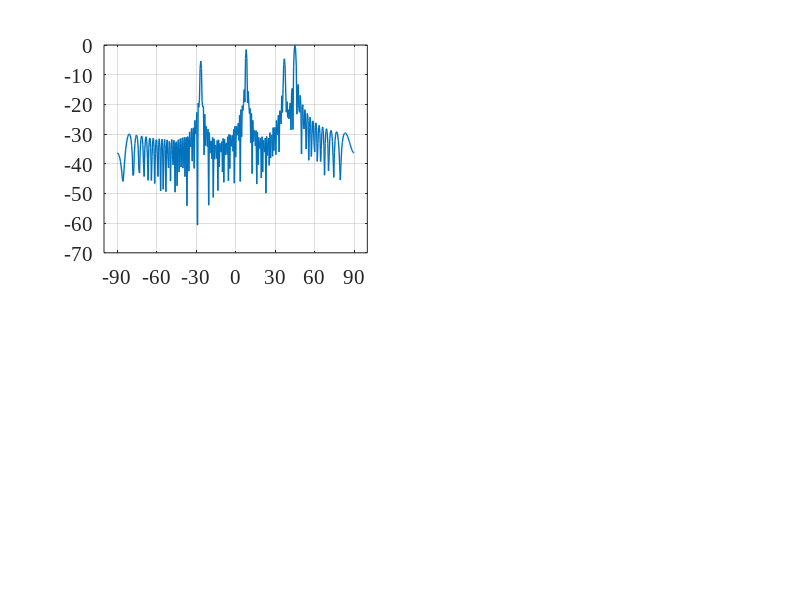

MATLAB code for this plot: (Note: this script raises an error after producing the figure.)
close all   % close all windows
clear       % clear workspace
clc         % clear command window
f=300e6;    %carrier frequency (Hz)
n=100;       %number of array elements
l=0.04*3e8/f;    %wave length (m)
sa=361;     %sampling
d=l/2;
p=0:d:d*(n-1);
angle=[-90,90];
angle_m=[-26.5 8 37 45
        -56.5 0 45 51.5
        -45 -4.5 23 39
        -51.5 -16 0 26.5];
Rat=[sqrt(1235.3) sqrt(3006.6) sqrt(1475.2) sqrt(4282.9)
    sqrt(1508.8) sqrt(2879.3) sqrt(935.6) sqrt(4676.3)
    sqrt(1852.5) sqrt(3224.9) sqrt(1110.7) sqrt(3811.8)
    sqrt(2590.2) sqrt(3409.3) sqrt(1042.8 ) sqrt(2957.7)]'; %ratio
s_m=size(angle_m,2);
theta_list = linspace(angle(1, 1), angle(1, 2), 361);
steering_matrixe=exp(-1j*p'*2*pi/l*sin(theta_list*pi/180));
for i=1:4
    m_steering(:,:,i)=exp(-1j*p'*2*pi/l*sin(angle_m(i,:)*pi/180));
    R=[m_steering(:,:,i)] * [m_steering(:,:,i)]'+eye(100);
    RRR=det(R);
    R_inv = pinv(R);
    C=[m_steering(:,:,i)];
    w(:,i)=R_inv*C/(C'*R_inv*C)*Rat(:,i);
end

for it = 1:sa
      a = steering_matrixe(:, it);
      bp1(1, it) = abs(w(:,1)' * a);
      bp2(1, it) = abs(w(:,2)' * a);
      bp3(1, it) = abs(w(:,3)' * a);
      bp4(1, it) = abs(w(:,4)' * a);
end
  % Normalize.
bp1 = 20 * log10(bp1 / max(bp1));
bp2 = 20 * log10(bp2 / max(bp2));
bp3 = 20 * log10(bp3 / max(bp3));
bp4 = 20 * log10(bp4 / max(bp4));

for i = 1:s_m
    gain_m1(1,i) = abs(w(:,1)' * (m_steering(:,i,1)*m_steering(:,i,1)')* w(:,1)) / abs(w(:,1)'*w(:,1));
end

for i = 1:s_m
     gain_m2(1,i) = abs(w(:,2)' * (m_steering(:,i,2)*m_steering(:,i,2)')* w(:,2)) / abs(w(:,2)'*w(:,2));
end

for i = 1:s_m
     gain_m3(1,i) = abs(w(:,3)' * (m_steering(:,i,3)*m_steering(:,i,3)')* w(:,3)) / abs(w(:,3)'*w(:,3));
end

for i = 1:s_m
     gain_m4(1,i) = abs(w(:,4)' * (m_steering(:,i,4)*m_steering(:,i,4)')* w(:,4)) / abs(w(:,4)'*w(:,4));
end
gain=[gain_m1;gain_m2;gain_m3;gain_m4];
disp(gain);

%%%%%画图
figure('position',[150,100,1000,750])%确定图片的位置和大小，[x y width height]

subplot(2,2,1);
plot(theta_list,bp1,'LineWidth',1);
grid on;
hold on;
delta = (angle(1, 2) - angle(1, 1)) / 6;
set(gca, 'xlim',[angle(1,1)-10, angle(1, 2)+10],'FontSize',15,'FontName','Times New Roman');
set(gca, 'xtick',angle(1, 1):delta: angle(1, 2),'FontSize',15,'FontName','Times New Roman'); 
%%%坐标
    DB11=bp1(angle_m(1,1)/0.5+181);
    DB11=roundn(DB11,-2); 
    plot(angle_m(1,1),DB11,'r*')
    text(angle_m(1,1)-10,DB11+4,[num2str(DB11)],'FontSize',10,'FontName','Times New Roman')

    DB12=bp1(angle_m(1,2)/0.5+181);
    DB12=roundn(DB12,-2); 
    plot(angle_m(1,2),DB12,'r*')
    text(angle_m(1,2)-8,DB12+4,[num2str(DB12)],'FontSize',10,'FontName','Times New Roman')

    DB13=bp1(angle_m(1,3)/0.5+181);
    DB13=roundn(DB13,-2); 
    plot(angle_m(1,3),DB13,'r*')
    text(angle_m(1,3)-12,DB13+4,[num2str(DB13)],'FontSize',10,'FontName','Times New Roman')

    DB14=bp1(angle_m(1,4)/0.5+181);
    DB14=roundn(DB14,-2); 
    plot(angle_m(1,4),DB14,'r*')
    text(angle_m(1,4)-2,DB14+4,[num2str(DB14)],'FontSize',10,'FontName','Times New Roman')

xlabel({'\fontname{宋体}\fontsize{20}方位角 (°)','\fontname{Times New Roman}\fontsize{20}(a)'});
ylabel('\fontname{宋体}\fontsize{20} 波束图 (dB)');
set(gca, 'YLim', [-60,7],'FontSize',19,'FontName','Times New Roman');


subplot(2,2,2);
plot(theta_list,bp2,'LineWidth',1);
grid on;
hold on;
delta = (angle(1, 2) - angle(1, 1)) / 6;
set(gca, 'xlim',[angle(1,1)-10, angle(1, 2)+10],'FontSize',15,'FontName','Times New Roman');
set(gca, 'xtick',angle(1, 1):delta: angle(1, 2),'FontSize',15,'FontName','Times New Roman');  

    DB21=bp2(angle_m(2,1)/0.5+181);
    DB21=roundn(DB21,-2); 
    plot(angle_m(2,1),DB21,'r*')
    text(angle_m(2,1)-10,DB21+4,[num2str(DB21)],'FontSize',10,'FontName','Times New Roman')

    DB22=bp2(angle_m(2,2)/0.5+181);
    DB22=roundn(DB22,-2); 
    plot(angle_m(2,2),DB22,'r*')
    text(angle_m(2,2)-10,DB22+4,[num2str(DB22)],'FontSize',10,'FontName','Times New Roman')

    DB23=bp2(angle_m(2,3)/0.5+181);
    DB23=roundn(DB23,-2); 
    plot(angle_m(2,3),DB23,'r*')
    text(angle_m(2,3)-14,DB23+4,[num2str(DB23)],'FontSize',10,'FontName','Times New Roman')

    DB24=bp2(angle_m(2,4)/0.5+181);
    DB24=roundn(DB24,-2); 
    plot(angle_m(2,4),DB24,'r*')
    text(angle_m(2,4)-2,DB24+4,[num2str(DB24)],'FontSize',10,'FontName','Times New Roman')

xlabel({'\fontname{宋体}\fontsize{20}方位角 (°)','\fontname{Times New Roman}\fontsize{20}(b)'});
ylabel('\fontname{宋体}\fontsize{20} 波束图 (dB)');
set(gca, 'YLim', [-60,7],'FontSize',19,'FontName','Times New Roman');


subplot(2,2,3);
plot(theta_list,bp3,'LineWidth',1);
grid on;
hold on;
delta = (angle(1, 2) - angle(1, 1)) / 6;
set(gca, 'xlim',[angle(1,1)-10, angle(1, 2)+10],'FontSize',15,'FontName','Times New Roman');
set(gca, 'xtick',angle(1, 1):delta: angle(1, 2),'FontSize',15,'FontName','Times New Roman');    

    DB31=bp3(angle_m(3,1)/0.5+181);
    DB31=roundn(DB31,-2); 
    plot(angle_m(3,1),DB31,'r*')
    text(angle_m(3,1)-8,DB31+4,[num2str(DB31)],'FontSize',10,'FontName','Times New Roman')

    DB32=bp3(angle_m(3,2)/0.5+181);
    DB32=roundn(DB32,-2); 
    plot(angle_m(3,2),DB32,'r*')
    text(angle_m(3,2)-8,DB32+4,[num2str(DB32)],'FontSize',10,'FontName','Times New Roman')

    DB33=bp3(angle_m(3,3)/0.5+181);
    DB33=roundn(DB33,-2); 
    plot(angle_m(3,3),DB33,'r*')
    text(angle_m(3,3)-10,DB33+4,[num2str(DB33)],'FontSize',10,'FontName','Times New Roman')

    DB34=bp3(angle_m(3,4)/0.5+181);
    DB34=roundn(DB34,-2); 
    plot(angle_m(3,4),DB34,'r*')
    text(angle_m(3,4)-3,DB34+4,[num2str(DB34)],'FontSize',10,'FontName','Times New Roman')

xlabel({'\fontname{宋体}\fontsize{20}方位角 (°)','\fontname{Times New Roman}\fontsize{20}(c)'});
ylabel('\fontname{宋体}\fontsize{20} 波束图 (dB)');
set(gca, 'YLim', [-60,7],'FontSize',19,'FontName','Times New Roman');


subplot(2,2,4);
plot(theta_list,bp4,'LineWidth',1);
grid on;
hold on;
delta = (angle(1, 2) - angle(1, 1)) / 6;
set(gca, 'xlim',[angle(1,1)-10, angle(1, 2)+10],'FontSize',15,'FontName','Times New Roman');
set(gca, 'xtick',angle(1, 1):delta: angle(1, 2),'FontSize',15,'FontName','Times New Roman');   

    DB41=bp4(angle_m(4,1)/0.5+181);
    DB41=roundn(DB41,-2); 
    plot(angle_m(4,1),DB41,'r*')
    text(angle_m(4,1)-8,DB41+4,[num2str(DB41)],'FontSize',10,'FontName','Times New Roman')

    DB42=bp4(angle_m(4,2)/0.5+181);
    DB42=roundn(DB42,-2); 
    plot(angle_m(4,2),DB42,'r*')
    text(angle_m(4,2)-2,DB42+4,[num2str(DB42)],'FontSize',10,'FontName','Times New Roman')

    DB43=bp4(angle_m(4,3)/0.5+181);
    DB43=roundn(DB43,-2); 
    plot(angle_m(4,3),DB43,'r*')
    text(angle_m(4,3)-8,DB43+4,[num2str(DB43)],'FontSize',10,'FontName','Times New Roman')

    DB44=bp4(angle_m(4,4)/0.5+181);
    DB44=roundn(DB44,-2); 
    plot(angle_m(4,4),DB44,'r*')
    text(angle_m(4,4)-8,DB44+4,[num2str(DB44)],'FontSize',10,'FontName','Times New Roman')

xlabel({'\fontname{宋体}\fontsize{20}方位角 (°)','\fontname{Times New Roman}\fontsize{20}(d)'});
ylabel('\fontname{宋体}\fontsize{20} 波束图 (dB)');
set(gca, 'YLim', [-60,7],'FontSize',19,'FontName','Times New Roman');
% saveas(gcf,['424','.emf']);
%print('-depsc','fig14.eps');
